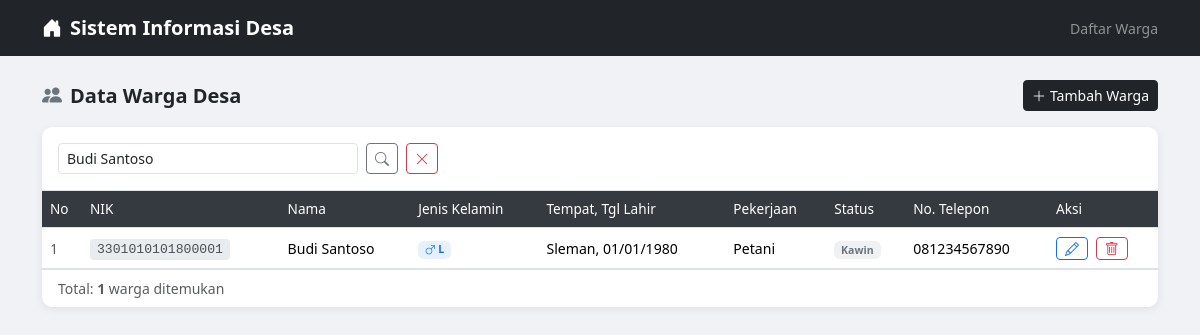
The page /praktikum_crud1/index.php?cari=Budi Santoso on the database its author committed.
### tables this page shows
CREATE TABLE warga (
    id INT AUTO_INCREMENT PRIMARY KEY,
    nik VARCHAR(16) NOT NULL UNIQUE,
    nama VARCHAR(100) NOT NULL,
    jenis_kelamin ENUM('Laki-laki', 'Perempuan') NOT NULL,
    tempat_lahir VARCHAR(100) NOT NULL,
    tanggal_lahir DATE NOT NULL,
    agama VARCHAR(20) NOT NULL,
    pekerjaan VARCHAR(100) NOT NULL,
    alamat TEXT NOT NULL,
    no_telepon VARCHAR(15),
    status_perkawinan ENUM('Belum Kawin', 'Kawin', 'Cerai Hidup', 'Cerai Mati') NOT NULL DEFAULT 'Belum Kawin',
    created_at TIMESTAMP DEFAULT CURRENT_TIMESTAMP
);

### praktikum_crud1/index.php (the view, shortened to what this page needs)
<!DOCTYPE html>
<html lang="id">
<head>
    <link rel="stylesheet" href="https://cdn.jsdelivr.net/npm/bootstrap@5.3.2/dist/css/bootstrap.min.css">
    <link rel="stylesheet" href="https://cdn.jsdelivr.net/npm/bootstrap-icons@1.11.3/font/bootstrap-icons.min.css">
</head>
<body>
<nav class="navbar navbar-dark bg-dark mb-4">
    <div class="container">
        <span class="navbar-brand">
            <i class="bi bi-house-door-fill me-2"></i>Sistem Informasi Desa
        </span>
        <span class="text-white-50 small">Daftar Warga</span>
    </div>
</nav>
<div class="container mb-5">
    <div class="d-flex justify-content-between align-items-center mb-3">
        <h5 class="mb-0 fw-semibold"><i class="bi bi-people-fill me-2 text-secondary"></i>Data Warga Desa</h5>
        <a href="tambah.php" class="btn btn-dark btn-sm">
            <i class="bi bi-plus-lg me-1"></i>Tambah Warga
        </a>
    </div>
    <div class="card">
        <div class="card-body p-0">
            <?php
            include_once("config.php");
            $cari = isset($_GET['cari']) ? mysqli_real_escape_string($conn, $_GET['cari']) : '';
            $where = $cari ? "WHERE nama LIKE '%$cari%' OR nik LIKE '%$cari%' OR alamat LIKE '%$cari%'" : '';
            $result = mysqli_query($conn, "SELECT * FROM warga $where ORDER BY id DESC");
            $total  = mysqli_num_rows($result);
            ?>
            <div class="p-3 border-bottom">
                <form method="GET" action="index.php" class="d-flex gap-2">
                    <input type="text" name="cari" class="form-control form-control-sm" placeholder="Cari nama, NIK, atau alamat..." value="<?= htmlspecialchars($cari) ?>" style="max-width:300px;">
                    <button type="submit" class="btn btn-outline-secondary btn-sm"><i class="bi bi-search"></i></button>
                    <?php if ($cari): ?>
                        <a href="index.php" class="btn btn-outline-danger btn-sm"><i class="bi bi-x-lg"></i></a>
                    <?php endif; ?>
                </form>
            </div>
            <div class="table-responsive">
                <table class="table table-hover mb-0">
                    <thead>
                        <tr>
                            <th style="width:40px">No</th>
                            <th>NIK</th>
                            <th>Nama</th>
                            <th>Jenis Kelamin</th>
                            <th>Tempat, Tgl Lahir</th>
                            <th>Pekerjaan</th>
                            <th>Status</th>
                            <th>No. Telepon</th>
                            <th style="width:110px">Aksi</th>
                        </tr>
                    </thead>
                    <tbody>
                        <?php if ($total > 0):
                            $no = 1;
                            while ($row = mysqli_fetch_assoc($result)): ?>
                            <tr>
                                <td class="text-muted"><?= $no++ ?></td>
                                <td><span class="badge-nik"><?= htmlspecialchars($row['nik']) ?></span></td>
                                <td class="fw-medium"><?= htmlspecialchars($row['nama']) ?></td>
                                <td>
                                    <?php if ($row['jenis_kelamin'] === 'Laki-laki'): ?>
                                        <span class="badge bg-primary bg-opacity-10 text-primary">
                                            <i class="bi bi-gender-male"></i> L
                                        </span>
                                    <?php else: ?>
                                        <span class="badge bg-danger bg-opacity-10 text-danger">
                                            <i class="bi bi-gender-female"></i> P
                                        </span>
                                    <?php endif; ?>
                                </td>
                                <td><?= htmlspecialchars($row['tempat_lahir']) ?>, <?= date('d/m/Y', strtotime($row['tanggal_lahir'])) ?></td>
                                <td><?= htmlspecialchars($row['pekerjaan']) ?></td>
                                <td><span class="badge bg-secondary bg-opacity-10 text-secondary"><?= $row['status_perkawinan'] ?></span></td>
                                <td><?= htmlspecialchars($row['no_telepon'] ?: '-') ?></td>
                                <td>
                                    <a href="edit.php?id=<?= $row['id'] ?>" class="btn btn-sm btn-outline-primary py-0 px-2" title="Edit">
                                        <i class="bi bi-pencil"></i>
                                    </a>
                                    <a href="hapus.php?id=<?= $row['id'] ?>"
                                       class="btn btn-sm btn-outline-danger py-0 px-2 ms-1"
                                       title="Hapus"
                                       onclick="return confirm('Yakin ingin menghapus data warga ini?')">
                                        <i class="bi bi-trash"></i>
                                    </a>
                                </td>
                            </tr>
                        <?php endwhile; ?>
                        <?php endif; ?>
                    </tbody>
                </table>
            </div>
            <div class="px-3 py-2 border-top text-muted small">
                Total: <strong><?= $total ?></strong> warga<?= $cari ? ' ditemukan' : ' terdaftar' ?>
            </div>
        </div>
    </div>
</div>
</body>
</html>

### praktikum_crud1/index.php (style rules this page uses)
body { background-color: #f0f2f5; }
.navbar-brand { font-weight: 600; }
.card { border: none; border-radius: 10px; box-shadow: 0 2px 8px rgba(0,0,0,0.08); }
.table thead th { background-color: #343a40; color: #fff; font-size: 0.85rem; font-weight: 500; vertical-align: middle; }
.table tbody td { vertical-align: middle; font-size: 0.88rem; }
.badge-nik { font-family: monospace; font-size: 0.82rem; background-color: #e9ecef; color: #495057; padding: 3px 7px; border-radius: 4px; }

### rows shown on the page
warga: nik "3301010101800001", nama "Budi Santoso", jenis_kelamin "Laki-laki" (drawn), tempat_lahir "Sleman", tanggal_lahir "01/01/1980", pekerjaan "Petani", status_perkawinan "Kawin", no_telepon "081234567890"

### other values the page prints
$total "1"
